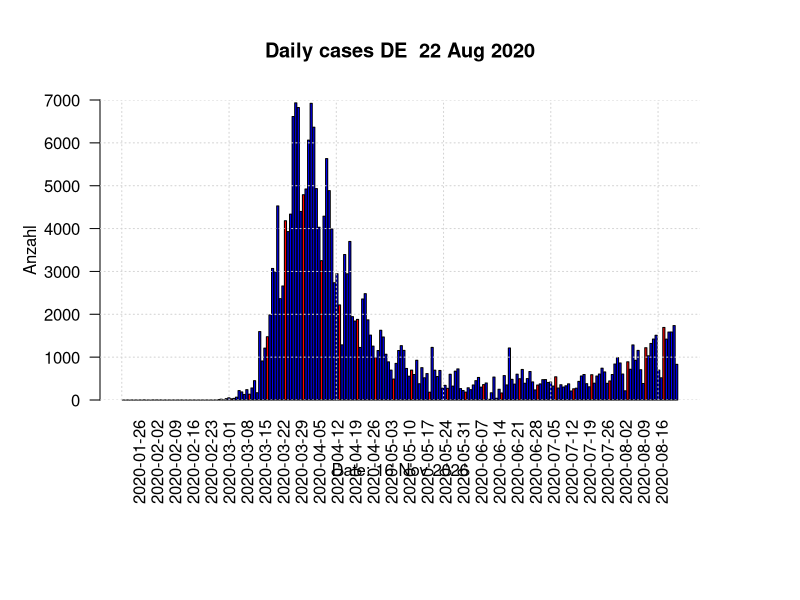

Recreate this plot in R.
#!/usr/bin/env Rscript

require(data.table)

setwd("~/git/R-Example")

png("png/CasesDeathsDE.png",width=1920,height=1080)

colors <-c( "red", "yellow", "green", "blue", "black" )

today <- Sys.Date()
heute <- format(today, "%d %b %Y")
fromto <- c(42:102)
startdate <- as.Date("2020-01-20")

daily <- read.csv ( "data/Germany.csv", header = TRUE)
reported <- format(startdate + max(daily$Date), "%d %b %Y")

m <- length(daily$Date)

daily$incCases <- c(0,daily$Cases[2:m]-daily$Cases[1:m-1])
daily$incDeaths <- c(0,daily$Deaths[2:m]-daily$Deaths[1:m-1])

options(digits=7)
options(scipen=7)
options(Outdec=".")

op = par(mar=c(10,5,5,5))

Tage <- daily$Date + startdate

sel <- daily$WTag != 6

Tage[sel] <- NA

    
barplot( daily$incCases # [fromto]
    , ylim=c(0,(max(daily$incCases)%/%1000+1)*1000)
    #, col=colors[1]
    , main = paste("Daily cases DE ", reported) 
    , sub = ""
    , xlab=""
    , col=c("red", rep("blue",6)) 
    , ylab="Anzahl"
    , names.arg = Tage # [fromto]
    , las = 2
    )     
title ( sub = paste("Date:", heute ), line= 3)

grid()

dev.off()